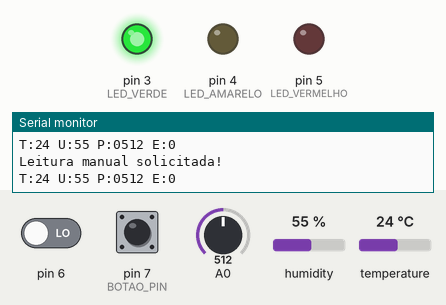
This sketch was run on a simulated Arduino Uno, built with avr-gcc and run on an emulated ATmega328P. Shown: output pins drawn as LEDs (lit = HIGH), the last lines printed to the serial monitor. The inputs (shaded band) are chosen by the test bench; at power-on: humidity 55 %, A0 = 512, pin 6 LOW, pin 7 (BOTAO_PIN) HIGH, temperature 24 °C.

Above: at 1.2 s.
1.3 s: humidity set to 69 %
5.2 s: humidity set to 72 %
At 8.3 s:
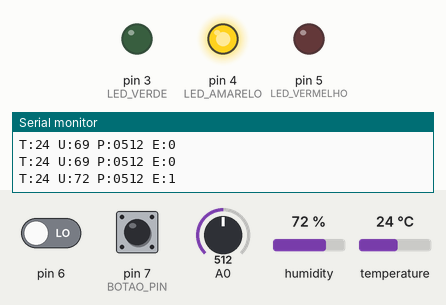
9.5 s: A0 set to 894
11.2 s: A0 set to 912
At 12.5 s:
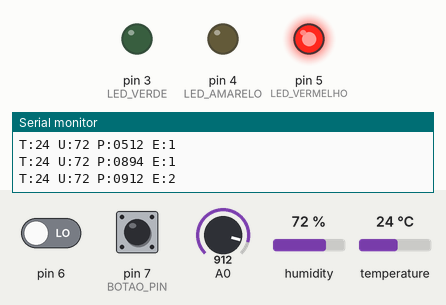
13.5 s: A0 set to 900
At 15.0 s:
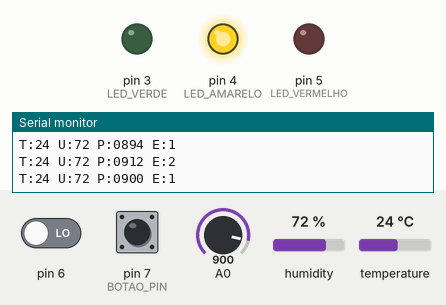
15.5 s: A0 set to 1023
At 16.8 s:
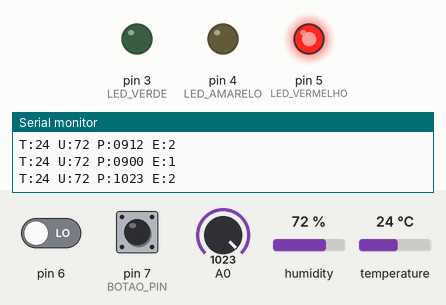
Timing chart, 0 to 18.5 s (numbered marks = the images above; inputs shaded):
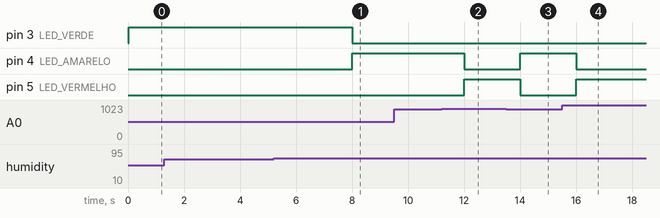

The sketch:

monitor.ino
```cpp
#include <avr/io.h>
#include <avr/interrupt.h>
#include <util/delay.h>
#include "DHT.h"

// Definições de pinos (Arduino Uno)
#define DHT_PIN 2     // PD2
#define LDR_PIN 0     // PC0 (A0)
#define LED_VERDE PD3  // Digital 3
#define LED_AMARELO PD4 // Digital 4
#define LED_VERMELHO PD5 // Digital 5
#define BOTAO_PIN PD7   // Digital 7

// Configuração do Timer1 para 2 segundos
#define TIMER1_PRESCALER 1024
#define TIMER1_COMPARE 31249 // (16000000/(1024*1))-1 = 15624 para 1s

volatile uint8_t timer_flag = 0;
volatile float temperatura = 0;
volatile float umidade = 0;
volatile uint16_t poeira = 0;
volatile uint8_t estado = 0;

// Variáveis para debounce do botão
uint8_t botao_anterior = 1;
#define DEBOUNCE_DELAY 50

DHT dht(DHT_PIN, DHT22);

void configurar_serial() {
    UBRR0H = 0;
    UBRR0L = 103;
    UCSR0B = (1 << TXEN0) | (1 << RXEN0);
    UCSR0C = (1 << UCSZ01) | (1 << UCSZ00);
}

void enviar_serial(char c) {
    while (!(UCSR0A & (1 << UDRE0)));
    UDR0 = c;
}

void enviar_string(const char *str) {
    while (*str) {
        enviar_serial(*str++);
    }
}

void configurar_timer() {
    TCCR1A = 0;
    TCCR1B = (1 << WGM12) | (1 << CS12) | (1 << CS10);
    OCR1A = TIMER1_COMPARE;
    TIMSK1 = (1 << OCIE1A);
}

void configurar_adc() {
    ADMUX = (1 << REFS0) | (LDR_PIN & 0x07);
    ADCSRA = (1 << ADEN) | (1 << ADPS2) | (1 << ADPS1) | (1 << ADPS0);
}

uint16_t ler_adc() {
    ADCSRA |= (1 << ADSC);
    while (ADCSRA & (1 << ADSC));
    return ADC;
}

ISR(TIMER1_COMPA_vect) {
    timer_flag = 1;
}

void ler_sensores() {
    umidade = dht.readHumidity();
    temperatura = dht.readTemperature();
    poeira = ler_adc();

    if (temperatura > 30 || umidade > 80 || poeira > 900) {
        estado = 2;
    } else if (temperatura > 28 || umidade > 70 || poeira > 800) {
        estado = 1;
    } else {
        estado = 0;
    }
}

void atualizar_leds() {
    // Desligar todos os LEDs
    PORTD &= ~((1 << LED_VERDE) | (1 << LED_AMARELO) | (1 << LED_VERMELHO));

    // Ligar LED conforme estado
    if (estado == 0) PORTD |= (1 << LED_VERDE);
    else if (estado == 1) PORTD |= (1 << LED_AMARELO);
    else PORTD |= (1 << LED_VERMELHO);
}

uint8_t botao_pressionado() {
    static uint8_t estado_anterior = 1;
    uint8_t estado_atual = (PIND & (1 << BOTAO_PIN)) == 0; // Lê o estado do botão (0 = pressionado)

    // Detecção de borda de descida com debounce
    if (estado_atual != estado_anterior) {
        _delay_ms(DEBOUNCE_DELAY);
        estado_atual = (PIND & (1 << BOTAO_PIN)) == 0;
        if (estado_atual != estado_anterior) {
            estado_anterior = estado_atual;
            if (estado_atual == 0) { // Botão pressionado
                return 1;
            }
        }
    }
    return 0;
}

void enviar_dados_serial() {
    // Temperatura (formato "T:25")
    enviar_string("T:");
    enviar_serial('0' + (int)temperatura/10);
    enviar_serial('0' + (int)temperatura%10);

    // Umidade (formato " U:45")
    enviar_string(" U:");
    enviar_serial('0' + (int)umidade/10);
    enviar_serial('0' + (int)umidade%10);

    // Poeira (formato " P:0765") - 4 dígitos com zeros à esquerda
    enviar_string(" P:");
    enviar_serial('0' + poeira/1000);
    enviar_serial('0' + (poeira%1000)/100);
    enviar_serial('0' + (poeira%100)/10);
    enviar_serial('0' + poeira%10);

    // Estado (formato " E:1")
    enviar_string(" E:");
    enviar_serial('0' + estado);
    enviar_serial('\n');
}

void setup() {
    // Configurar pinos dos LEDs como saída (PD3, PD4, PD5)
    DDRD |= (1 << LED_VERDE) | (1 << LED_AMARELO) | (1 << LED_VERMELHO);

    // Configurar pino do DHT como entrada
    DDRD &= ~(1 << DHT_PIN);

    // Configurar pino do botão como entrada com pull-up
    DDRD &= ~(1 << BOTAO_PIN);
    PORTD |= (1 << BOTAO_PIN);

    configurar_serial();
    configurar_adc();
    configurar_timer();

    sei();

    dht.begin();

    enviar_string("Sistema iniciado\n");
}

void loop() {
    // Verifica se a flag do timer foi ativada (interrupção ocorreu)
    if (timer_flag) {
        timer_flag = 0;

        ler_sensores();
        atualizar_leds();
        enviar_dados_serial();
    }

    // Verifica o botão de forma assíncrona
    if (botao_pressionado()) {
        enviar_string("Leitura manual solicitada!\n");
        ler_sensores();    // Força leitura imediata
        atualizar_leds();  // Atualiza LEDs imediatamente
        enviar_dados_serial(); // Envia dados pela serial
    }
}
```

Measured:
- the behaviour switches between 70 and 71 % on humidity (found by bisection; images 0 and 1)
- the behaviour switches between 900 and 901 on A0 (found by bisection; images 1 and 2)
- after the input at 5.2 s, pin 3 (LED_VERDE): HIGH → LOW after 2.8 s; pin 4 (LED_AMARELO): LOW → HIGH after 2.8 s
- after the input at 11.2 s, pin 4 (LED_AMARELO): HIGH → LOW after 0.81 s; pin 5 (LED_VERMELHO): LOW → HIGH after 0.81 s
- after the input at 13.5 s, pin 4 (LED_AMARELO): LOW → HIGH after 0.50 s; pin 5 (LED_VERMELHO): HIGH → LOW after 0.50 s
- after the input at 15.5 s, pin 4 (LED_AMARELO): HIGH → LOW after 0.51 s; pin 5 (LED_VERMELHO): LOW → HIGH after 0.51 s
